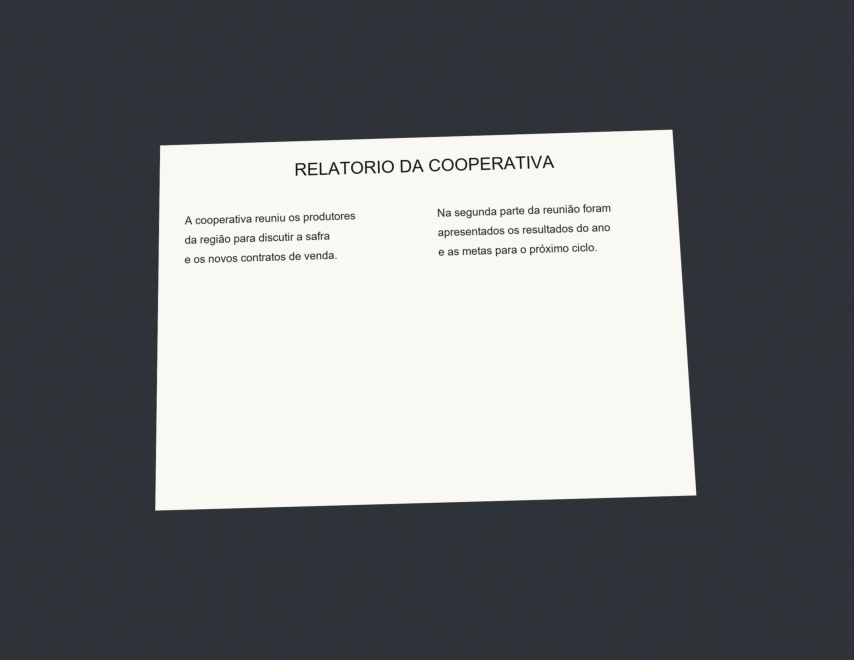
#> input picture apps/web/e2e/fixtures/pagina-ficticia.jpg, 2560 x 1980 px (shown at 1/3 size)
$ python -i preprocess.py   (imports and definitions only)
#> lines starting #> are read from the running program, lines starting #| are printed output that depends on the picture; after the words box and inside, x2 and y2 are one past the last pixel; in counts of white or black regions, pixels touching at a corner belong together
#> further down, picture is the input picture: shape (1980, 2560, 3); mean B, G, R 119.1, 116.8, 114.6
import io
from dataclasses import dataclass

import cv2
import numpy as np
from PIL import Image, ImageOps, UnidentifiedImageError
from pillow_heif import register_heif_opener

# [1 line not run here, left out]

OCR_LONG_SIDE = 2000
THUMBNAIL_LONG_SIDE = 480
DETECTION_LONG_SIDE = 800
MINIMUM_DOCUMENT_AREA_RATIO = 0.2
ALLOWED_FORMATS = {"JPEG", "PNG", "WEBP", "HEIF", "HEIC", "MPO"}
FORMAT_NAMES = {"JPEG": "jpeg", "MPO": "jpeg", "PNG": "png", "WEBP": "webp", "HEIF": "heic", "HEIC": "heic"}
DEFAULT_QUALITY = 88
MAX_SIDE = 12_000
MAX_PIXELS = 50_000_000
Image.MAX_IMAGE_PIXELS = MAX_PIXELS


class InvalidImageError(ValueError):
    pass


@dataclass(frozen=True)
class PreparedImage:
    ocr_image: np.ndarray
    original_mime: str
    width: int
    height: int
    document_detected: bool


# [27 lines left out: functions detect_format, check_dimensions, load_image, not called in this run]


def order_corners(points: np.ndarray) -> np.ndarray:
    points = points.reshape(4, 2).astype(np.float32)
    sums = points.sum(axis=1)
    differences = np.diff(points, axis=1).ravel()
    return np.array(
        [points[np.argmin(sums)], points[np.argmin(differences)], points[np.argmax(sums)], points[np.argmax(differences)]],
        dtype=np.float32,
    )


def find_document_corners(image_bgr: np.ndarray) -> np.ndarray | None:
    height, width = image_bgr.shape[:2]
#> height = 1980; width = 2560
    scale = DETECTION_LONG_SIDE / max(height, width)
#> scale = 0.312
    small = cv2.resize(image_bgr, None, fx=scale, fy=scale, interpolation=cv2.INTER_AREA) if scale < 1 else image_bgr
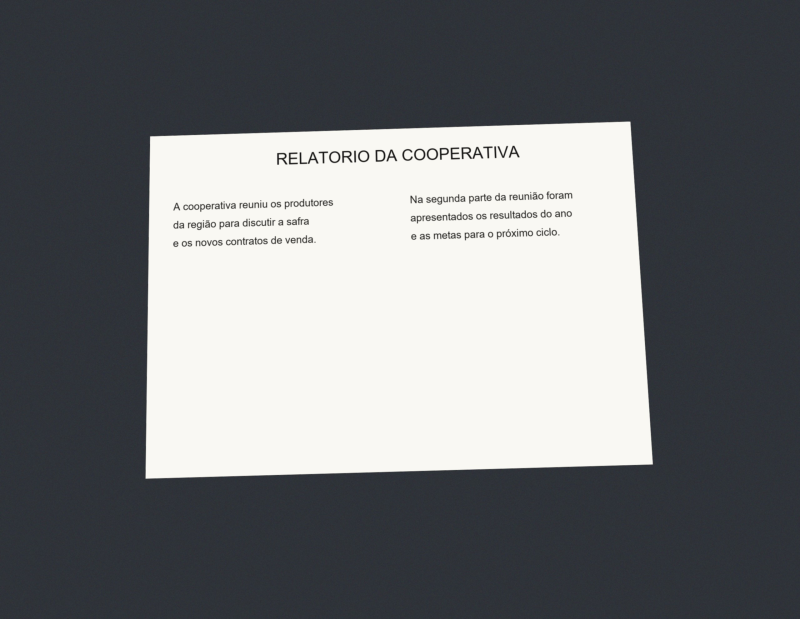
#> small: shape (619, 800, 3); mean B, G, R 119.1, 116.8, 114.5
    scale = min(scale, 1.0)
    gray = cv2.GaussianBlur(cv2.cvtColor(small, cv2.COLOR_BGR2GRAY), (5, 5), 0)
    edges = cv2.dilate(cv2.Canny(gray, 50, 150), np.ones((5, 5), np.uint8), iterations=2)
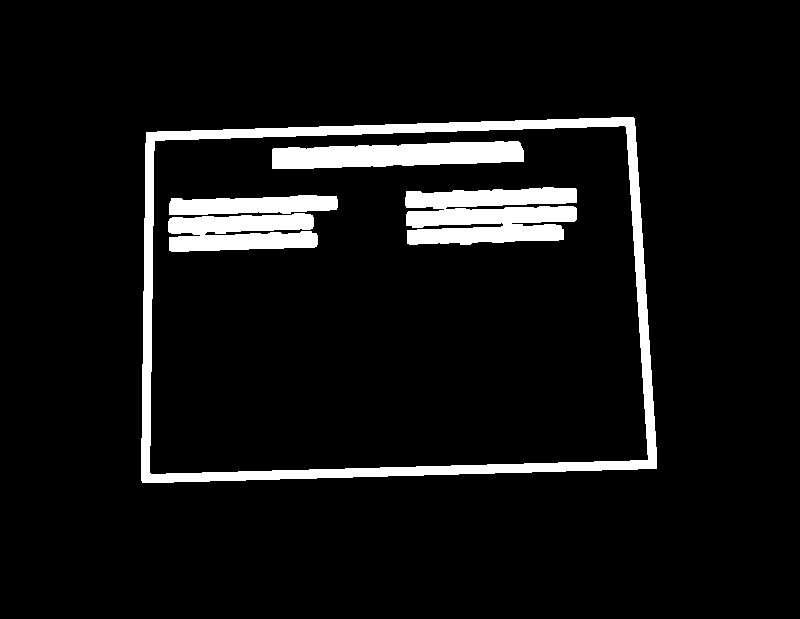
#> edges: shape (619, 800); 7.3% white; 5 white regions
    contours, _ = cv2.findContours(edges, cv2.RETR_EXTERNAL, cv2.CHAIN_APPROX_SIMPLE)
#> contours = 1 contour; box (x1, y1, x2, y2) and area: (141, 117, 657, 483) 176308
    minimum_area = MINIMUM_DOCUMENT_AREA_RATIO * small.shape[0] * small.shape[1]
#> minimum_area = 99040
    for contour in sorted(contours, key=cv2.contourArea, reverse=True)[:5]:
        if cv2.contourArea(contour) < minimum_area:
            break
        approximation = cv2.approxPolyDP(contour, 0.02 * cv2.arcLength(contour, True), True)
        if len(approximation) == 4 and cv2.isContourConvex(approximation):
            return order_corners(approximation) / scale
        if cv2.contourArea(cv2.convexHull(contour)) >= minimum_area:
            return order_corners(cv2.boxPoints(cv2.minAreaRect(contour))) / scale
#> this loop made 1 pass
    return None


# [69 lines left out: functions warp_to_corners, resize_long_side, enhance_contrast, deskew, encode, prepare_image, not called in this run]


def encode_processed(image_bgr: np.ndarray, quality: int = DEFAULT_QUALITY) -> bytes:
    return encode(image_bgr, ".jpg", quality)


# [6 lines left out: function compress_original, not called in this run]


def encode_thumbnail(image_bgr: np.ndarray) -> bytes:
    return encode(resize_long_side(image_bgr, THUMBNAIL_LONG_SIDE), ".webp", 82)

>>> import cv2
>>> picture = cv2.imread('../../../web/e2e/fixtures/pagina-ficticia.jpg')
>>> result = find_document_corners(picture)
#> result = [[467.2, 422.4], [2028.8, 377.6], [2099.2, 1497.6], [454.4, 1542.4]]

$ run again, on apps/web/e2e/fixtures/rg-verso-ficticio.jpg
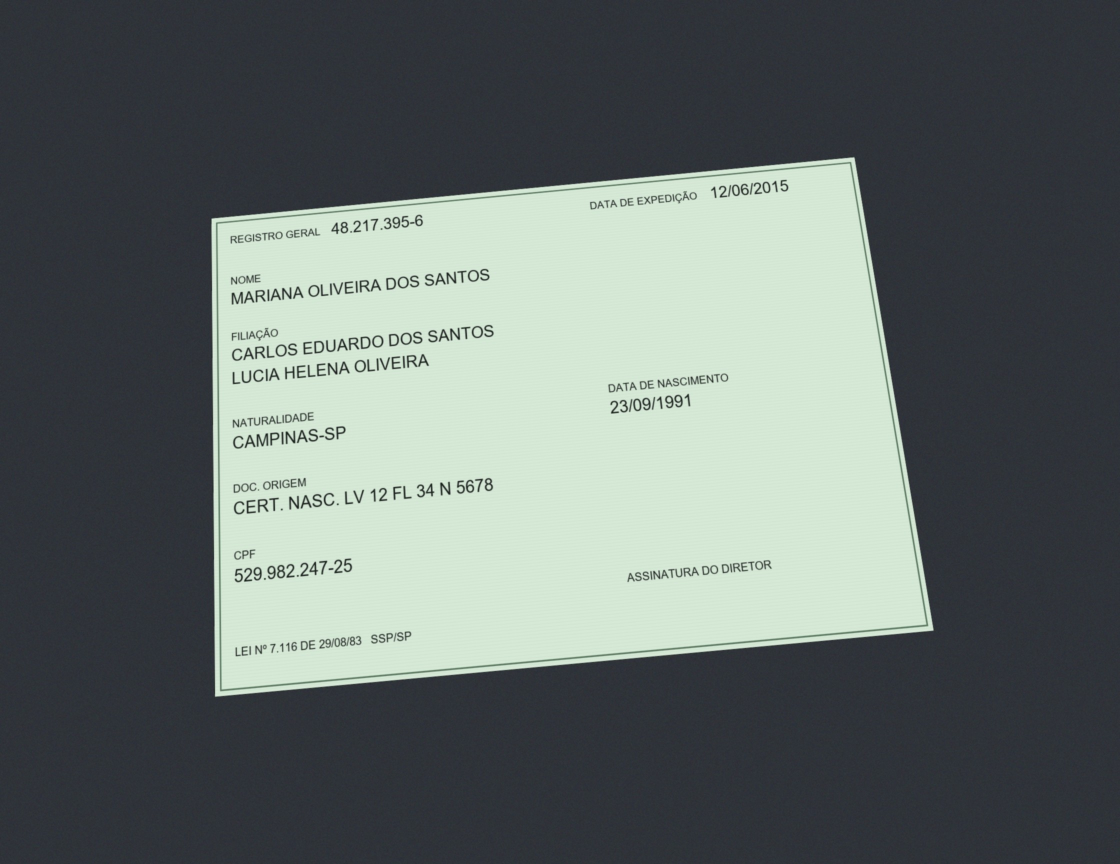
#> input picture apps/web/e2e/fixtures/rg-verso-ficticio.jpg, 2240 x 1728 px (shown at 1/2 size)
#> picture is the input picture: shape (1728, 2240, 3); mean B, G, R 107.4, 109.6, 100.7
#> in find_document_corners, `small = cv2.resize(image_bgr, None, fx=scale, fy=scale, interpolation=..`:
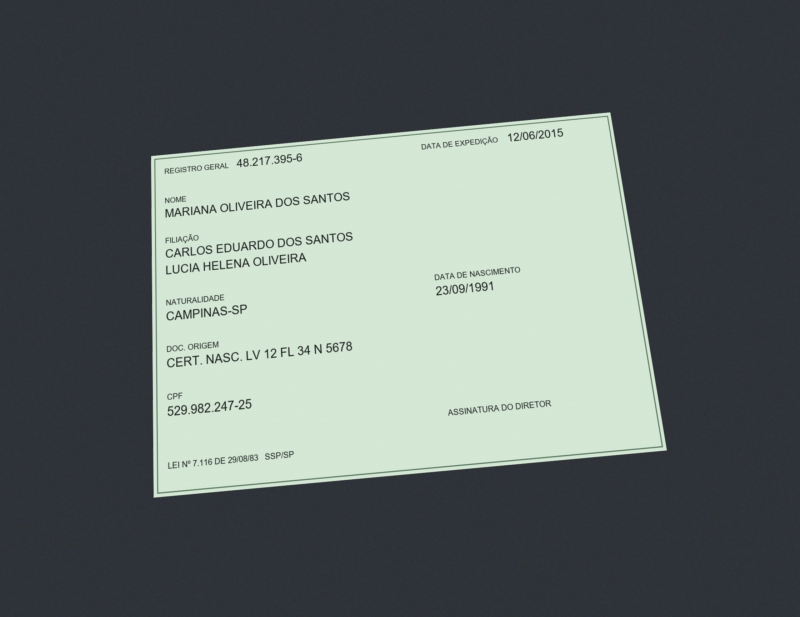
#> small: shape (617, 800, 3); mean B, G, R 107.4, 109.6, 100.7
#> in find_document_corners, `edges = cv2.dilate(cv2.Canny(gray, 50, 150), np.ones((5, 5), np.uint8)..`:
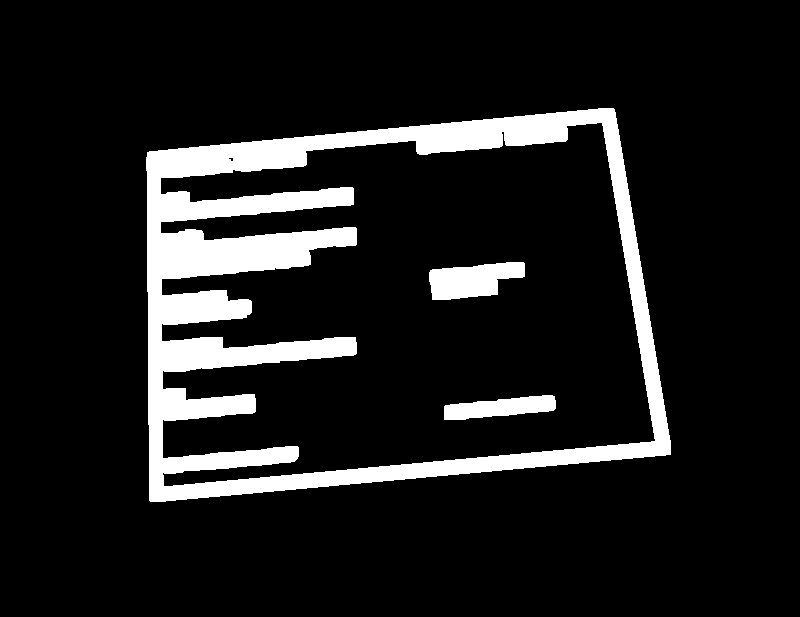
#> edges: shape (617, 800); 11.1% white; 3 white regions
#> contours = 1 contour; box (x1, y1, x2, y2) and area: (146, 108, 671, 502) 173998
#> the loop in find_document_corners, `for contour in sorted(contours, key=cv2.contourArea, reverse=True)[:5]:` made 1 pass
#> result = [[411.6, 425.6], [1719.2, 305.2], [1876, 1271.2], [417.2, 1400]]
